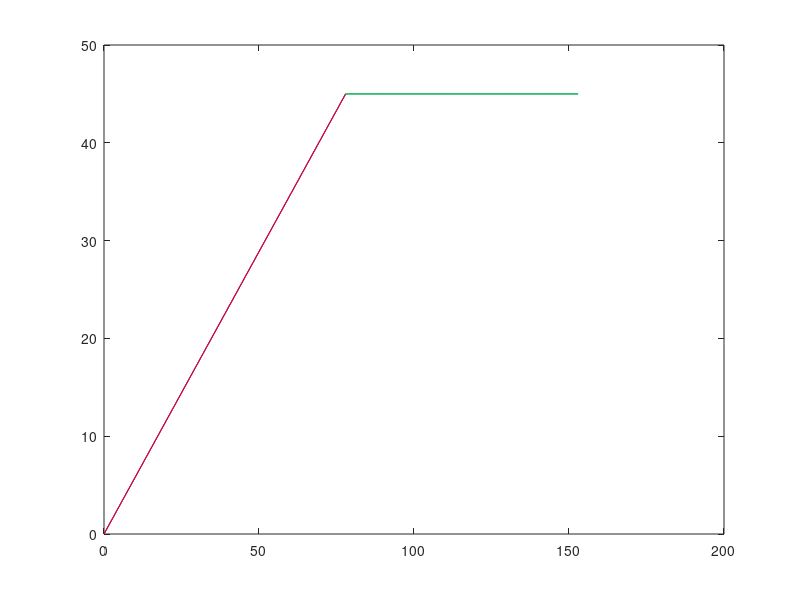

Recreate this plot in MATLAB. (Note: this script raises an error after producing the figure.)
clear;

l1 = 90; 
l2 = 75;

th1 = 30;
th2 = -30
% syms th1, th2;

eeX = l1*cosd(th1) + l2*cosd(th1 + th2);
eeY = l1*sind(th1) + l2*sind(th1 + th2);

j2X = l1*cosd(th1);
j2Y = l1*sind(th1);

baseX = 0;
baseY = 0;

%% Equation of Link1
link1PtsX = linspace(0, j2X, 10);
link1PtsY = linspace(0, j2Y, 10);

%% Equation of Link2
link2PtsX = linspace(j2X, eeX, 8);
link2PtsY = linspace(j2Y, eeY, 8);

%% Plot robot
figure(1)
plot([0, j2X, eeX], [0, j2Y, eeY], 'b');
hold on
plot(link1PtsX(:), link1PtsY(:), 'r')
plot(link2PtsX(:), link2PtsY(:), 'g')

%% Fit a 2nd Degree Polynomial
curvePtsX = [link1PtsX, link2PtsX];
curvePtsY = [link1PtsY, link2PtsY];
xpts = [0, j2X, eeX];
ypts = [0, j2Y, eeY];
% p = polyfit(curvePtsX,curvePtsY,6);
% x1 = linspace(0,eeX);
% f1 = polyval(p,x1);
f=fit(transpose(curvePtsX),transpose(curvePtsY),'poly6')
% plot(x1, f1, 'm--')
plot(f, curvePtsX, curvePtsY)

